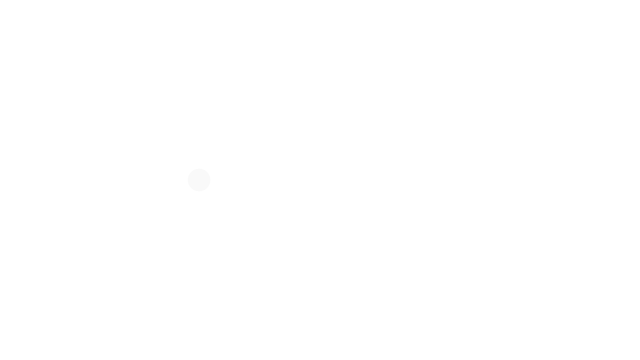
Frame 1 (no input)
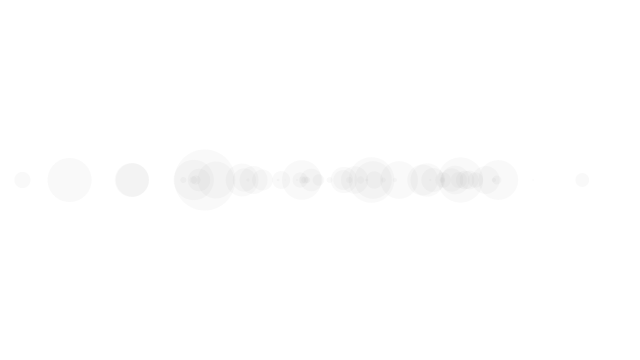
Frame 60 (the mouse pressed at the canvas centre just before this capture)
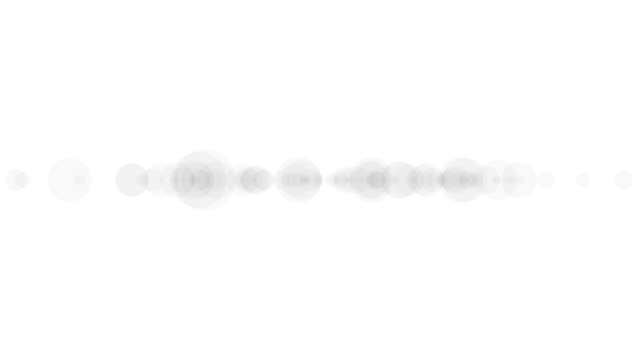
Frame 120 (the mouse held since frame 60 and released just before this capture)

The Processing sketch that drew these frames (run headless with seeded random() and noise(); from frame 60 on, the mouse is pressed at the canvas centre):

// Processing sketch: Gauss
// ── Gauss.pde
import java.util.*;

Random generator;

void setup() {
  size(640, 360);
  background(255);
  generator = new Random();
}

void draw() {
  // cast result to a float since it returns a double by default
  
  // generate number for location
  float num = (float) generator.nextGaussian();
  float sd = 120;
  float mean = 320;
  float x = num * sd + mean;
  
  // generate number for size
  float num2 = (float) generator.nextGaussian();
  float size = num2 * 20 + 10;
  
  noStroke();
  fill(100, 10);
  ellipse(x, height / 2, size, size);
}
